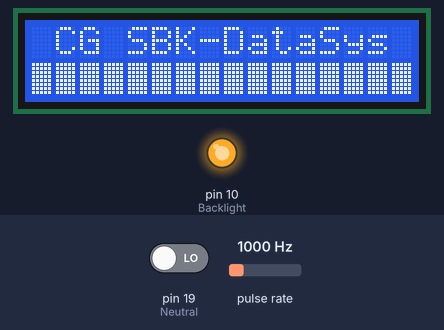
Simulated run of this sketch. Board: Arduino Uno, built with avr-gcc and run on an emulated ATmega328P. On the bench: 16×2 character LCD, output pins drawn as LEDs (lit = HIGH). Wiring (inferred from the names in the program): pulse sensor: data pin 11. Inputs (shaded band) come from the test bench; at power-on: pulse rate 1000 Hz, pin 19 (Neutral) LOW. What the sketch prints to the serial monitor is not drawn.

Above: at 1.6 s.
4.6 s: pulse rate (sensor on pin 11) set to 4900 Hz
At 5.8 s:
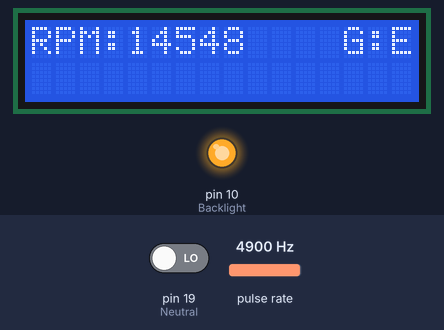
7.5 s: pulse rate (sensor on pin 11) set to 2500 Hz
At 7.8 s:
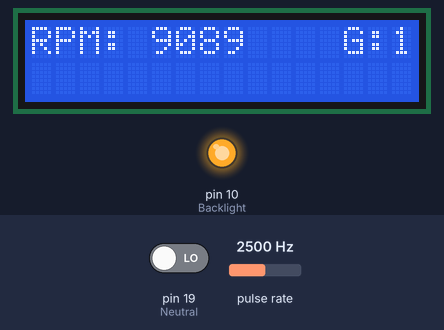
10.5 s: pin 19 (Neutral) driven HIGH
At 11.6 s:
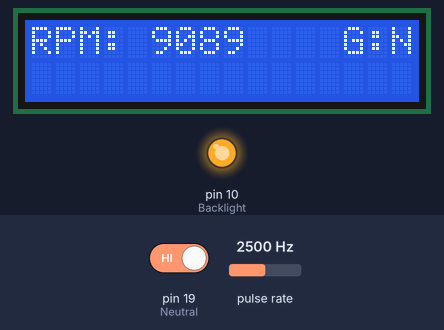
12.0 s: pulse rate (sensor on pin 11) set to 100 Hz
At 13.5 s:
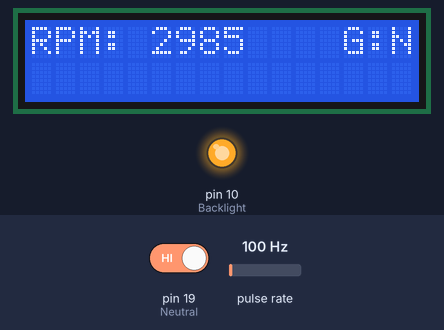
13.9 s: pin 19 (Neutral) driven LOW
At 15.1 s:
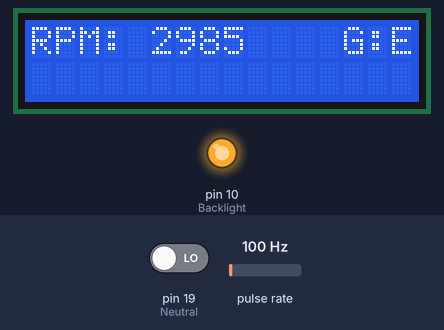
15.4 s: pulse rate (sensor on pin 11) set to 1250 Hz
At 16.1 s:
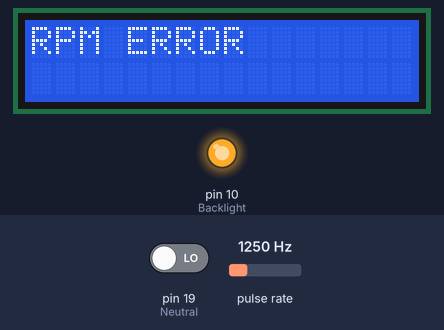
Timing chart, 0 to 17.9 s (numbered marks = the images above; inputs shaded):
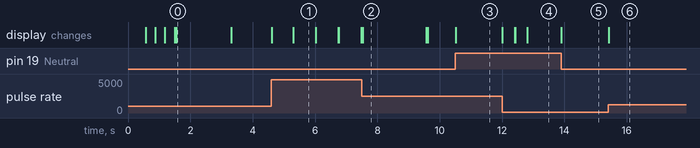

Measured:
- after the input at 4.6 s, the display: changes at once (image 1)
- after the input at 7.5 s, the display: changes at once (image 2)
- after the input at 10.5 s, the display: changes at once (image 3)
- after the input at 12.0 s, the display: changes at once (image 4)
- after the input at 13.9 s, the display: changes at once (image 5)
- after the input at 15.4 s, the display: changes at once (image 6)
- what the display in image 0 shows lasts 1.7 s, from 1.6 s to 3.3 s

The sketch:

CG_SBK_DataLogger_GEAR_Component.ino
```cpp
//------------------------------------
// CG_SBK_DataLogger_GEAR_Component
// Christopher Grass - 01/05/2014
// Calibrated for 2008 Kawasaki ZX6R
//------------------------------------

/*
 * RS: 8
 * EN: 9
 * D4: 4
 * D5: 5
 * D6: 6
 * D7: 7
*/

// Include LCD Library:
#include <LiquidCrystal.h>

// Define Variables:
int Backlight = 10;
int RPMFreq = 11;
int Neutral = 19;
unsigned long WaveLength;
float final1 = 15.13;
float final2 = 12.26;
float final3 = 10.31;
float final4 = 8.92;
float final5 = 7.92;
float final6 = 7.25;

byte Column01[8] = {B10000,B10000,B10000,B10000,B10000,B10000,B10000,B10000};
byte Column02[8] = {B11000,B11000,B11000,B11000,B11000,B11000,B11000,B11000};
byte Column03[8] = {B11100,B11100,B11100,B11100,B11100,B11100,B11100,B11100};
byte Column04[8] = {B11110,B11110,B11110,B11110,B11110,B11110,B11110,B11110};
byte Column05[8] = {B11111,B11111,B11111,B11111,B11111,B11111,B11111,B11111};

// Initialize Library
LiquidCrystal lcd(8, 9, 4, 5, 6, 7);


  void setup ()
    {
      // Setup Serial:
      Serial.begin(9600);
      Serial.println("Initialize Void Setup () Routine");                               //Debug

      // Define Misc. I/O Assignment:
      pinMode(RPMFreq, INPUT);
      pinMode(Neutral, INPUT);

      // Configure LCD display:
      pinMode(Backlight, OUTPUT);      // Define "Backlight" Pin as an Output
        digitalWrite(Backlight, HIGH);      // Turn on Backlight
      lcd.begin(16,2);      // Begin LCD Interface
      lcd.print(" CG SBK-DataSys ");      // Force Print Line on Startup

      // Create Custom Characters:
      lcd.createChar(0, Column01);
      lcd.createChar(1, Column02);
      lcd.createChar(2, Column03);
      lcd.createChar(3, Column04);
      lcd.createChar(4, Column05);

      delay(500);

      // Configure Progress Bar:
      lcd.setCursor(0,1);                  // Set Cursor to first horizontal position, and bottom vertical position
      lcd.print("                ");             // Clear Line

      // Display Progress Bar:
      for (int a1 = 0; a1<16; a1++)        // Initialize "For Loop" to count 16 character writes
        {
           for (int b1 = 0; b1<5; b1++)    // Initialize "For Loop" to count, to write each of the five unique characters
          {
           lcd.setCursor(a1,1);            // Move to position value stores in "a1"
           lcd.write(b1);                  // Write custom character associated with value of "b1"
           delay(12);                      // wait for 12ms
          }
        }

      delay(1750);                         // Hold loading screen for 1750ms

      //Clear Display:
      lcd.clear();

      Serial.println("Controller Ready");                               //Debug

    }

  void loop ()
    {

      // (1) Grab Wavelength, and convert to RPM. (Duty Cycle 50% so T=(Wavelength)(2)):
      WaveLength = pulseIn(RPMFreq, HIGH, 30000);
      unsigned int RPM = (15*(1000000/WaveLength));
      //Serial.println(RPM);                               //Debug

      // (2) Determine if RPM is in acceptable range:
      int a = verifyRPM(RPM);
      //Serial.println(a);                               //Debug

      if(a==1)
        {
          // (5) Write RPM to LCD Display:
          int d = writeRPMtoLCD(RPM);      // Returns "1" for Complete, "-1" for Error
          //Serial.println(d);                               //Debug


          // (6) Determine Gear
          boolean NeutralVal = 0;
          float Speed = 44.67;      // Input from GPS, temporary hardcode for testing
          float TireCircumference = 77.9;      // User nonvoatile input, temporary hardcode for testing
          float GearRatioCalc = ((RPM*TireCircumference)/(Speed*1056));
          Serial.println(GearRatioCalc);
          lcd.setCursor(13,0);
          lcd.print("G:");
          NeutralVal = digitalRead(Neutral);
          Serial.println(NeutralVal);
          if(NeutralVal == HIGH)
            {
              lcd.setCursor(15,0);
              lcd.print("N");
            }
          else
            {
              if(GearRatioCalc>=(final1-(final1*0.03)) & GearRatioCalc<=(final1+(final1*0.03)))
                {
                  lcd.setCursor(15,0);
                  lcd.print("1");
                }
              else if(GearRatioCalc>=(final2-(final2*0.03)) & GearRatioCalc<=(final2+(final2*0.03)))
                {
                  lcd.setCursor(15,0);
                  lcd.print("2");
                }
              else if(GearRatioCalc>=(final3-(final3*0.03)) & GearRatioCalc<=(final3+(final3*0.03)))
                {
                  lcd.setCursor(15,0);
                  lcd.print("3");
                }
              else if(GearRatioCalc>=(final4-(final4*0.03)) & GearRatioCalc<=(final4+(final4*0.03)))
                {
                  lcd.setCursor(15,0);
                  lcd.print("4");
                }
              else if(GearRatioCalc>=(final5-(final5*0.03)) & GearRatioCalc<=(final5+(final5*0.03)))
                {
                  lcd.setCursor(15,0);
                  lcd.print("5");
                }
              else if(GearRatioCalc>=(final6-(final6*0.03)) & GearRatioCalc<=(final6+(final6*0.03)))
                {
                  lcd.setCursor(15,0);
                  lcd.print("6");
                }
              else
                {
                  lcd.setCursor(15,0);
                  lcd.print("E");
                }
            }

        }

   }


//----------------[Determine if RPM is within acceptable range]----------------
  int verifyRPM(int t_RPM)
    {
      int retval;
      if(t_RPM<=99 || t_RPM>21000)      // Determine if RPM is out of range
        {
          lcd.setCursor(0,0);
          lcd.print("RPM ERROR       ");
          lcd.setCursor(0,1);
          lcd.print("                ");
          retval = -1;
        }
      else
        {
          retval = 1;
        }
      return retval;
    }


//----------------[Write RPM to LCD Display]----------------
  int writeRPMtoLCD(unsigned int t_RPM)
    {
      int retval;
      lcd.setCursor(0,0);
      lcd.print("RPM:");
      if(t_RPM>9999 && t_RPM<=21000)      // Determine if RPM is x10^4
        {
          lcd.setCursor(4,0);
          lcd.print(t_RPM);      // Print RPM
          retval = 1;
        }
      else if(t_RPM>999 && t_RPM<=9999)      // Determine if RPM is x10^3
        {
          lcd.setCursor(4,0);
          lcd.print(" ");
          lcd.setCursor(5,0);
          lcd.print(t_RPM);      // Print RPM
          retval = 2;
        }
      else if(t_RPM>99 && t_RPM<=999)      // Determine if RPM is x10^2
        {
          lcd.setCursor(4,0);
          lcd.print("  ");
          lcd.setCursor(6,0);
          lcd.print(t_RPM);      // Print RPM
          retval = 3;
        }
      if(t_RPM<=99 || t_RPM>21000)      // Determine if RPM is out of range
        {
          retval = -1;      // Error
        }
      return retval;
    }
```
